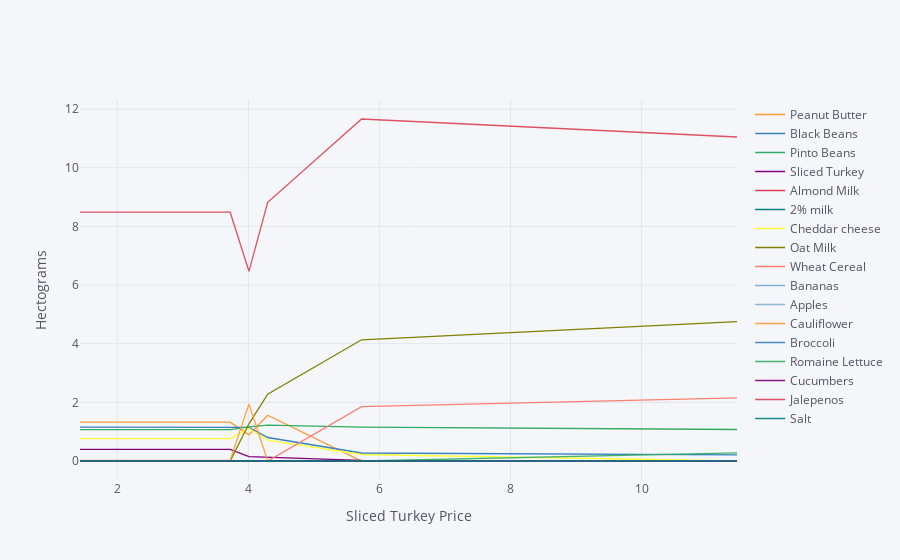

The notebook cell saved with this chart:
### Code cell
cf.go_offline()

ReferenceGood = 'Sliced Turkey'

scale = [0.5,0.75,0.9,1.,1.1,1.2,1.3,1.4,1.5,2,4]

cost0 = solve_subsistence_problem(FoodNutrients,prices_bb,diet_min[group],diet_max[group],tol=tol).fun

my_p = prices_bb.copy()

diet = {}
for s in scale:

    my_p[ReferenceGood] = prices_bb[ReferenceGood]*s
    result = solve_subsistence_problem(FoodNutrients,my_p,diet_min[group],diet_max[group],tol=tol)
    diet[my_p[ReferenceGood]] = result.diet

Diet_response = pd.DataFrame(diet).T
Diet_response.index.name = '%s Price' % ReferenceGood

Diet_response.reset_index(inplace=True)

# Get rid of units for index (cufflinks chokes)
Diet_response['%s Price' % ReferenceGood] = Diet_response['%s Price' % ReferenceGood].apply(lambda x: x.magnitude)

Diet_response = Diet_response.set_index('%s Price' % ReferenceGood)

# Just look at goods consumed in quantities greater than error tolerance
Diet_response.loc[:,(Diet_response>tol).sum()>0].iplot(xTitle='%s Price' % ReferenceGood,yTitle='Hectograms')

### Figure 1 — Plotly figure (JSON) as saved in the notebook; plotly's stock layout.template omitted (floating-point values rounded to 4 significant figures)
{"data": [{"line": {"color": "rgba(255, 153, 51, 1.0)", "dash": "solid", "shape": "linear", "width": 1.3}, "mode": "lines", "name": "Peanut Butter", "text": "", "type": "scatter", "x": [1.432, 2.148, 2.577, 2.864, 3.15, 3.437, 3.723, 4.009, 4.296, 5.728, 11.46], "y": [1.324, 1.324, 1.324, 1.324, 1.324, 1.324, 1.324, 0.8904, 1.56, 2.338e-08, 2.419e-11]}, {"line": {"color": "rgba(55, 128, 191, 1.0)", "dash": "solid", "shape": "linear", "width": 1.3}, "mode": "lines", "name": "Black Beans", "text": "", "type": "scatter", "x": [1.432, 2.148, 2.577, 2.864, 3.15, 3.437, 3.723, 4.009, 4.296, 5.728, 11.46], "y": [1.154, 1.154, 1.154, 1.154, 1.154, 1.154, 1.154, 1.146, 0.8012, 0.2728, 0.2085]}, {"line": {"color": "rgba(50, 171, 96, 1.0)", "dash": "solid", "shape": "linear", "width": 1.3}, "mode": "lines", "name": "Pinto Beans", "text": "", "type": "scatter", "x": [1.432, 2.148, 2.577, 2.864, 3.15, 3.437, 3.723, 4.009, 4.296, 5.728, 11.46], "y": [1.07, 1.07, 1.07, 1.07, 1.07, 1.07, 1.07, 1.166, 1.227, 1.152, 1.074]}, {"line": {"color": "rgba(128, 0, 128, 1.0)", "dash": "solid", "shape": "linear", "width": 1.3}, "mode": "lines", "name": "Sliced Turkey", "text": "", "type": "scatter", "x": [1.432, 2.148, 2.577, 2.864, 3.15, 3.437, 3.723, 4.009, 4.296, 5.728, 11.46], "y": [0.3973, 0.3973, 0.3973, 0.3973, 0.3973, 0.3973, 0.3973, 0.1473, 0.1278, 0.02449, 0.00625]}, {"line": {"color": "rgba(219, 64, 82, 1.0)", "dash": "solid", "shape": "linear", "width": 1.3}, "mode": "lines", "name": "Almond Milk", "text": "", "type": "scatter", "x": [1.432, 2.148, 2.577, 2.864, 3.15, 3.437, 3.723, 4.009, 4.296, 5.728, 11.46], "y": [2.634e-09, 1.468e-06, 4.765e-07, 3.357e-08, 4.409e-07, 8.71e-10, 9.247e-09, 4.527e-08, 3.083e-11, 2.348e-08, 4.769e-11]}, {"line": {"color": "rgba(0, 128, 128, 1.0)", "dash": "solid", "shape": "linear", "width": 1.3}, "mode": "lines", "name": "2% milk", "text": "", "type": "scatter", "x": [1.432, 2.148, 2.577, 2.864, 3.15, 3.437, 3.723, 4.009, 4.296, 5.728, 11.46], "y": [6.554e-10, 1.088e-06, 4.345e-07, 3.367e-08, 4.763e-07, 7.094e-10, 1.154e-08, 5.502e-08, 4.348e-11, 2.5e-08, 5.348e-11]}, {"line": {"color": "rgba(255, 255, 51, 1.0)", "dash": "solid", "shape": "linear", "width": 1.3}, "mode": "lines", "name": "Cheddar cheese", "text": "", "type": "scatter", "x": [1.432, 2.148, 2.577, 2.864, 3.15, 3.437, 3.723, 4.009, 4.296, 5.728, 11.46], "y": [0.7651, 0.7651, 0.7651, 0.7651, 0.7651, 0.7651, 0.7651, 1.11, 0.7078, 0.222, 1.94e-11]}, {"line": {"color": "rgba(128, 128, 0, 1.0)", "dash": "solid", "shape": "linear", "width": 1.3}, "mode": "lines", "name": "Oat Milk", "text": "", "type": "scatter", "x": [1.432, 2.148, 2.577, 2.864, 3.15, 3.437, 3.723, 4.009, 4.296, 5.728, 11.46], "y": [1.997e-10, 6.83e-07, 4.201e-07, 4.52e-08, 9.408e-07, 3.298e-09, 1.223e-07, 1.269, 2.277, 4.133, 4.75]}, {"line": {"color": "rgba(251, 128, 114, 1.0)", "dash": "solid", "shape": "linear", "width": 1.3}, "mode": "lines", "name": "Wheat Cereal", "text": "", "type": "scatter", "x": [1.432, 2.148, 2.577, 2.864, 3.15, 3.437, 3.723, 4.009, 4.296, 5.728, 11.46], "y": [2.777e-09, 1.943e-06, 8.73e-07, 7.206e-08, 1.108e-06, 2.134e-09, 3.274e-08, 1.606e-07, 2.558e-10, 1.856, 2.152]}, {"line": {"color": "rgba(128, 177, 211, 1.0)", "dash": "solid", "shape": "linear", "width": 1.3}, "mode": "lines", "name": "Bananas", "text": "", "type": "scatter", "x": [1.432, 2.148, 2.577, 2.864, 3.15, 3.437, 3.723, 4.009, 4.296, 5.728, 11.46], "y": [3.182e-09, 4.601e-06, 2.475e-06, 2.298e-07, 3.653e-06, 1.377e-08, 1.442e-07, 9.517e-07, 2.737e-11, 1.783e-07, 2.569e-10]}, {"line": {"color": "rgba(128, 177, 211, 0.8999999999999999)", "dash": "solid", "shape": "linear", "width": 1.3}, "mode": "lines", "name": "Apples", "text": "", "type": "scatter", "x": [1.432, 2.148, 2.577, 2.864, 3.15, 3.437, 3.723, 4.009, 4.296, 5.728, 11.46], "y": [4.246e-10, 1.091e-06, 5.275e-07, 4.583e-08, 7.237e-07, 1.153e-09, 2.117e-08, 1.089e-07, 8.498e-11, 4.189e-08, 8.833e-11]}, {"line": {"color": "rgba(255, 153, 51, 0.8999999999999999)", "dash": "solid", "shape": "linear", "width": 1.3}, "mode": "lines", "name": "Cauliflower", "text": "", "type": "scatter", "x": [1.432, 2.148, 2.577, 2.864, 3.15, 3.437, 3.723, 4.009, 4.296, 5.728, 11.46], "y": [0.02155, 0.02155, 0.02155, 0.02155, 0.02155, 0.02155, 0.02155, 1.942, 5.708e-09, 4.437e-08, 6.945e-11]}, {"line": {"color": "rgba(55, 128, 191, 0.8999999999999999)", "dash": "solid", "shape": "linear", "width": 1.3}, "mode": "lines", "name": "Broccoli", "text": "", "type": "scatter", "x": [1.432, 2.148, 2.577, 2.864, 3.15, 3.437, 3.723, 4.009, 4.296, 5.728, 11.46], "y": [3.717e-09, 5.359e-06, 2.389e-06, 2.195e-07, 1.842e-06, 8.416e-09, 7.643e-08, 3.805e-07, 2.65e-10, 5.352e-08, 3.751e-11]}, {"line": {"color": "rgba(50, 171, 96, 0.8999999999999999)", "dash": "solid", "shape": "linear", "width": 1.3}, "mode": "lines", "name": "Romaine Lettuce", "text": "", "type": "scatter", "x": [1.432, 2.148, 2.577, 2.864, 3.15, 3.437, 3.723, 4.009, 4.296, 5.728, 11.46], "y": [4.947e-10, 1.063e-06, 4.621e-07, 3.759e-08, 5.428e-07, 2.182e-10, 1.304e-08, 6.94e-08, 4.413e-11, 8.194e-08, 0.2791]}, {"line": {"color": "rgba(128, 0, 128, 0.8999999999999999)", "dash": "solid", "shape": "linear", "width": 1.3}, "mode": "lines", "name": "Cucumbers", "text": "", "type": "scatter", "x": [1.432, 2.148, 2.577, 2.864, 3.15, 3.437, 3.723, 4.009, 4.296, 5.728, 11.46], "y": [1.548e-09, 2.592e-06, 1.186e-06, 9.829e-08, 1.502e-06, 2.985e-09, 4.02e-08, 2.073e-07, 1.637e-10, 1.009e-07, 2.62e-10]}, {"line": {"color": "rgba(219, 64, 82, 0.8999999999999999)", "dash": "solid", "shape": "linear", "width": 1.3}, "mode": "lines", "name": "Jalepenos", "text": "", "type": "scatter", "x": [1.432, 2.148, 2.577, 2.864, 3.15, 3.437, 3.723, 4.009, 4.296, 5.728, 11.46], "y": [8.486, 8.486, 8.486, 8.486, 8.486, 8.486, 8.486, 6.469, 8.821, 11.66, 11.05]}, {"line": {"color": "rgba(0, 128, 128, 0.8999999999999999)", "dash": "solid", "shape": "linear", "width": 1.3}, "mode": "lines", "name": "Salt", "text": "", "type": "scatter", "x": [1.432, 2.148, 2.577, 2.864, 3.15, 3.437, 3.723, 4.009, 4.296, 5.728, 11.46], "y": [9.951e-10, 9.291e-07, 4.593e-07, 4.632e-08, 9.521e-07, 1.237e-08, 5.272e-07, 3.91e-06, 2.583e-10, 4.229e-06, 6.211e-09]}], "layout": {"legend": {"bgcolor": "#F5F6F9", "font": {"color": "#4D5663"}}, "paper_bgcolor": "#F5F6F9", "plot_bgcolor": "#F5F6F9", "title": {"font": {"color": "#4D5663"}}, "xaxis": {"gridcolor": "#E1E5ED", "showgrid": true, "tickfont": {"color": "#4D5663"}, "title": {"font": {"color": "#4D5663"}, "text": "Sliced Turkey Price"}, "zerolinecolor": "#E1E5ED"}, "yaxis": {"gridcolor": "#E1E5ED", "showgrid": true, "tickfont": {"color": "#4D5663"}, "title": {"font": {"color": "#4D5663"}, "text": "Hectograms"}, "zerolinecolor": "#E1E5ED"}}}
